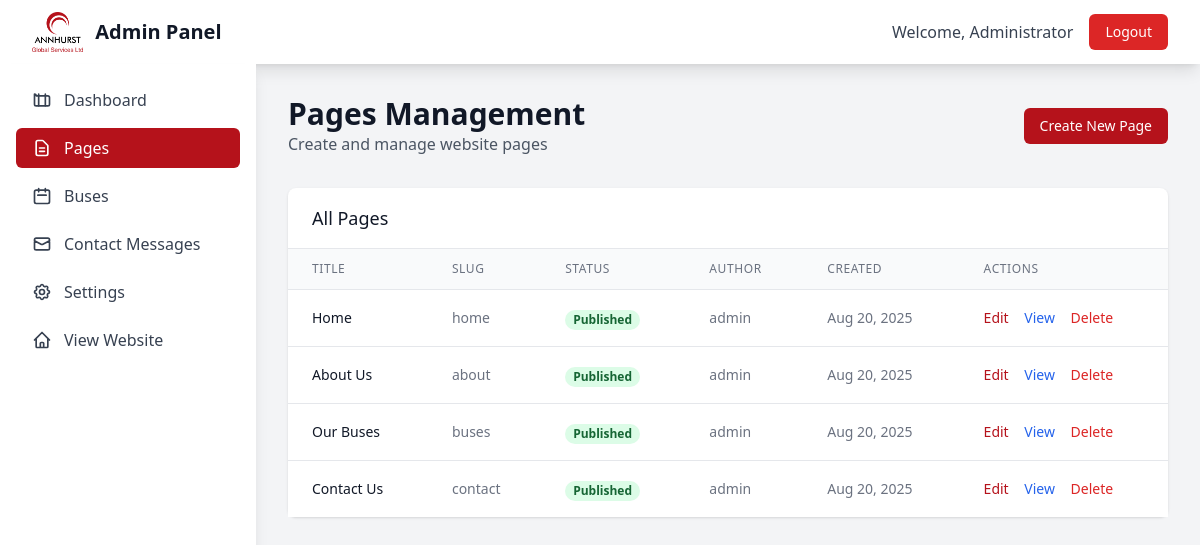
Screenshot of /admin/pages.php (signed in) with the database file from the repository.
### tables this page shows
CREATE TABLE pages (
    id INT AUTO_INCREMENT PRIMARY KEY,
    title VARCHAR(255) NOT NULL,
    slug VARCHAR(255) UNIQUE NOT NULL,
    content LONGTEXT,
    meta_description TEXT,
    meta_keywords TEXT,
    status ENUM('published', 'draft', 'private') DEFAULT 'draft',
    featured_image VARCHAR(255),
    author_id INT,
    created_at TIMESTAMP DEFAULT CURRENT_TIMESTAMP,
    updated_at TIMESTAMP DEFAULT CURRENT_TIMESTAMP ON UPDATE CURRENT_TIMESTAMP,
    FOREIGN KEY (author_id) REFERENCES users(id) ON DELETE SET NULL
);

CREATE TABLE users (
    id INT AUTO_INCREMENT PRIMARY KEY,
    username VARCHAR(50) UNIQUE NOT NULL,
    email VARCHAR(100) UNIQUE NOT NULL,
    password_hash VARCHAR(255) NOT NULL,
    full_name VARCHAR(100) NOT NULL,
    role ENUM('admin', 'editor') DEFAULT 'editor',
    is_active BOOLEAN DEFAULT TRUE,
    created_at TIMESTAMP DEFAULT CURRENT_TIMESTAMP,
    updated_at TIMESTAMP DEFAULT CURRENT_TIMESTAMP ON UPDATE CURRENT_TIMESTAMP
);

### admin/pages.php (the view, shortened to what this page needs)
<?php
$action = $_GET['action'] ?? 'list';
function getPages() {
    try {
        $pdo = getDBConnection();
        $stmt = $pdo->query("SELECT p.*, u.username as author FROM pages p LEFT JOIN users u ON p.author_id = u.id ORDER BY p.created_at DESC");
        return $stmt->fetchAll();
    } catch (Exception $e) {
        return [];
    }
}
$pages = getPages();
?>
<!DOCTYPE html>
<html lang="en">
<head>
    <script src="https://cdn.tailwindcss.com"></script>
</head>
<body class="bg-gray-100">
    <nav class="bg-white shadow-lg">
        <div class="max-w-7xl mx-auto px-4 sm:px-6 lg:px-8">
            <div class="flex justify-between h-16">
                <div class="flex items-center">
                    <div class="flex-shrink-0">
                        <div class="flex items-center">
                            <div class="rounded-lg flex items-center justify-center mr-3">
                                <img src="../img/ann.png" alt="Annhurst Transport" class="h-10 w-auto">
                            </div>
                            <span class="text-xl font-bold text-gray-900">Admin Panel</span>
                        </div>
                    </div>
                </div>
                <div class="flex items-center space-x-4">
                    <span class="text-gray-700">Welcome, <?php echo htmlspecialchars($_SESSION['admin_name']); ?></span>
                    <a href="logout.php" class="bg-red-600 hover:bg-red-700 text-white px-4 py-2 rounded-md text-sm font-medium transition-colors">Logout</a>
                </div>
            </div>
        </div>
    </nav>
    <div class="flex">
        <div class="w-64 bg-white shadow-lg min-h-screen">
            <div class="p-4">
                <nav class="space-y-2">
                    <a href="dashboard.php" class="flex items-center px-4 py-2 text-gray-700 hover:bg-gray-100 rounded-md">
                        Dashboard
                    </a>
                    <a href="pages.php" class="flex items-center px-4 py-2 text-gray-700 bg-primary text-white rounded-md">
                        <svg class="w-5 h-5 mr-3" fill="none" stroke="currentColor" viewBox="0 0 24 24">
                            <path stroke-linecap="round" stroke-linejoin="round" stroke-width="2" d="M9 12h6m-6 4h6m2 5H7a2 2 0 01-2-2V5a2 2 0 012-2h5.586a1 1 0 01.707.293l5.414 5.414a1 1 0 01.293.707V19a2 2 0 01-2 2z"></path>
                        </svg>
                        Pages
                    </a>
                    <a href="buses.php" class="flex items-center px-4 py-2 text-gray-700 hover:bg-gray-100 rounded-md">
                        <svg class="w-5 h-5 mr-3" fill="none" stroke="currentColor" viewBox="0 0 24 24">
                            <path stroke-linecap="round" stroke-linejoin="round" stroke-width="2" d="M8 7V3m8 4V3m-9 8h10M5 21h14a2 2 0 002-2V7a2 2 0 00-2-2H5a2 2 0 00-2 2v12a2 2 0 002 2z"></path>
                        </svg>
                        Buses
                    </a>
                    <a href="contacts.php" class="flex items-center px-4 py-2 text-gray-700 hover:bg-gray-100 rounded-md">
                        <svg class="w-5 h-5 mr-3" fill="none" stroke="currentColor" viewBox="0 0 24 24">
                            <path stroke-linecap="round" stroke-linejoin="round" stroke-width="2" d="M3 8l7.89 4.26a2 2 0 002.22 0L21 8M5 19h14a2 2 0 002-2V7a2 2 0 00-2-2H5a2 2 0 00-2 2v10a2 2 0 002 2z"></path>
                        </svg>
                        Contact Messages
                    </a>
                    <a href="settings.php" class="flex items-center px-4 py-2 text-gray-700 hover:bg-gray-100 rounded-md">
                        Settings
                    </a>
                    <a href="../index.php" class="flex items-center px-4 py-2 text-gray-700 hover:bg-gray-100 rounded-md">
                        <svg class="w-5 h-5 mr-3" fill="none" stroke="currentColor" viewBox="0 0 24 24">
                            <path stroke-linecap="round" stroke-linejoin="round" stroke-width="2" d="M3 12l2-2m0 0l7-7 7 7M5 10v10a1 1 0 001 1h3m10-11l2 2m-2-2v10a1 1 0 01-1 1h-3m-6 0a1 1 0 001-1v-4a1 1 0 011-1h2a1 1 0 011 1v4a1 1 0 001 1m-6 0h6"></path>
                        </svg>
                        View Website
                    </a>
                </nav>
            </div>
        </div>
        <div class="flex-1 p-8">
            <div class="mb-8 flex justify-between items-center">
                <div>
                    <h1 class="text-3xl font-bold text-gray-900">Pages Management</h1>
                    <p class="text-gray-600">Create and manage website pages</p>
                </div>
                <?php if ($action === 'list'): ?>
                    <a href="?action=new" class="bg-primary hover:bg-primary-dark text-white px-4 py-2 rounded-md text-sm font-medium transition-colors">
                        Create New Page
                    </a>
                <?php endif; ?>
            </div>
            <?php if ($action === 'list'): ?>
                <div class="bg-white shadow rounded-lg">
                    <div class="px-6 py-4 border-b border-gray-200">
                        <h3 class="text-lg font-medium text-gray-900">All Pages</h3>
                    </div>
                    <div class="overflow-x-auto">
                        <table class="min-w-full divide-y divide-gray-200">
                            <thead class="bg-gray-50">
                                <tr>
                                    <th class="px-6 py-3 text-left text-xs font-medium text-gray-500 uppercase tracking-wider">Title</th>
                                    <th class="px-6 py-3 text-left text-xs font-medium text-gray-500 uppercase tracking-wider">Slug</th>
                                    <th class="px-6 py-3 text-left text-xs font-medium text-gray-500 uppercase tracking-wider">Status</th>
                                    <th class="px-6 py-3 text-left text-xs font-medium text-gray-500 uppercase tracking-wider">Author</th>
                                    <th class="px-6 py-3 text-left text-xs font-medium text-gray-500 uppercase tracking-wider">Created</th>
                                    <th class="px-6 py-3 text-left text-xs font-medium text-gray-500 uppercase tracking-wider">Actions</th>
                                </tr>
                            </thead>
                            <tbody class="bg-white divide-y divide-gray-200">
                                <?php foreach ($pages as $page): ?>
                                <tr>
                                    <td class="px-6 py-4 whitespace-nowrap">
                                        <div class="text-sm font-medium text-gray-900"><?php echo htmlspecialchars($page['title']); ?></div>
                                    </td>
                                    <td class="px-6 py-4 whitespace-nowrap">
                                        <div class="text-sm text-gray-500"><?php echo htmlspecialchars($page['slug']); ?></div>
                                    </td>
                                    <td class="px-6 py-4 whitespace-nowrap">
                                        <span class="px-2 inline-flex text-xs leading-5 font-semibold rounded-full
                                            <?php echo $page['status'] === 'published' ? 'bg-green-100 text-green-800' :
                                                  ($page['status'] === 'draft' ? 'bg-yellow-100 text-yellow-800' : 'bg-gray-100 text-gray-800'); ?>">
                                            <?php echo ucfirst($page['status']); ?>
                                        </span>
                                    </td>
                                    <td class="px-6 py-4 whitespace-nowrap text-sm text-gray-500">
                                        <?php echo htmlspecialchars($page['author'] ?? 'Unknown'); ?>
                                    </td>
                                    <td class="px-6 py-4 whitespace-nowrap text-sm text-gray-500">
                                        <?php echo date('M j, Y', strtotime($page['created_at'])); ?>
                                    </td>
                                    <td class="px-6 py-4 whitespace-nowrap text-sm font-medium">
                                        <a href="?action=edit&id=<?php echo $page['id']; ?>" class="text-primary hover:text-primary-dark mr-3">Edit</a>
                                        <a href="../index.php?page=<?php echo $page['slug']; ?>" target="_blank" class="text-blue-600 hover:text-blue-900 mr-3">View</a>
                                        <form method="POST" class="inline" onsubmit="return confirm('Are you sure you want to delete this page?')">
                                            <button type="submit" name="action" value="delete" class="text-red-600 hover:text-red-900">Delete</button>
                                        </form>
                                    </td>
                                </tr>
                                <?php endforeach; ?>
                            </tbody>
                        </table>
                    </div>
                </div>
            <?php endif; ?>
        </div>
    </div>
</body>
</html>

### rows the page displays
pages: title "Home", slug "home", status "Published", author.username "admin", created_at "Aug 20, 2025"
pages: title "About Us", slug "about", status "Published", author.username "admin", created_at "Aug 20, 2025"
pages: title "Our Buses", slug "buses", status "Published", author.username "admin", created_at "Aug 20, 2025"
pages: title "Contact Us", slug "contact", status "Published", author.username "admin", created_at "Aug 20, 2025"

### other values shown
$_SESSION['admin_name'] "Administrator"
